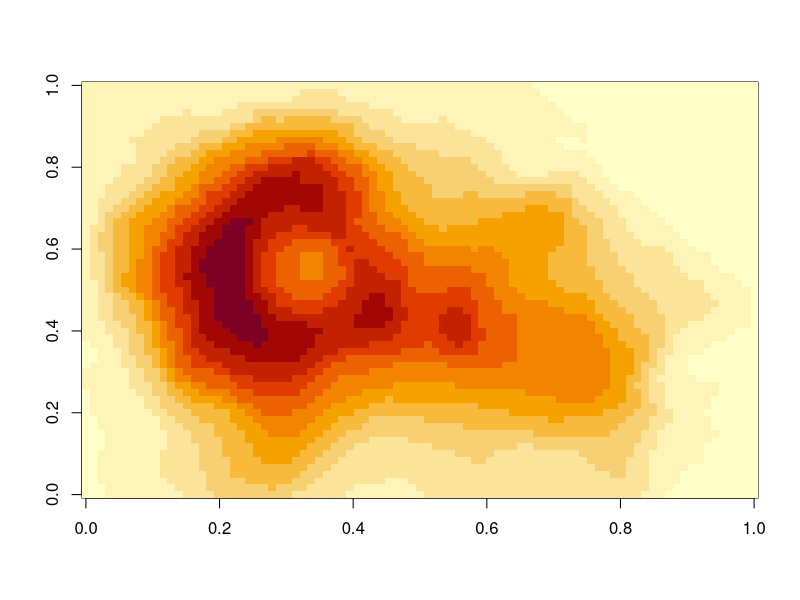

Generate this figure with R: (Note: this script raises an error after producing the figure.)
## ---- chunk 1
#| label: example-calculator
# computer code goes in three back ticks
1 + 1
2 + 2
image(volcano)
## ---- chunk 2
#| label: example-report
#| echo: false
#| out-width: 80%
#| fig-align: center
# image generated with
# webshot2::webshot(
#   url = "https://html-preview.github.io/?url=https://raw.githubusercontent.com/njtierney/gapminder-demo/main/gapminder-demo.html",
#   file = here::here("figs", "qmd-report-example.png"),
#   vheight = 1600
#   )
knitr::include_graphics("figs/qmd-report-example.png")
## ---- chunk 3
#| label: img-show-all-data
#| echo: false
#| out-width: 80%
#| fig-align: center

knitr::include_graphics(here::here("figs",
"qmd-report-example-all.png"))
# generated with this code
# webshot2::webshot(
#   url = "https://html-preview.github.io/?url=https://raw.githubusercontent.com/njtierney/gapminder-demo/main/gapminder-demo-all.html",
#   file = here::here("figs", "qmd-report-example-all.png"),
#   vheight = 1600
#   )
